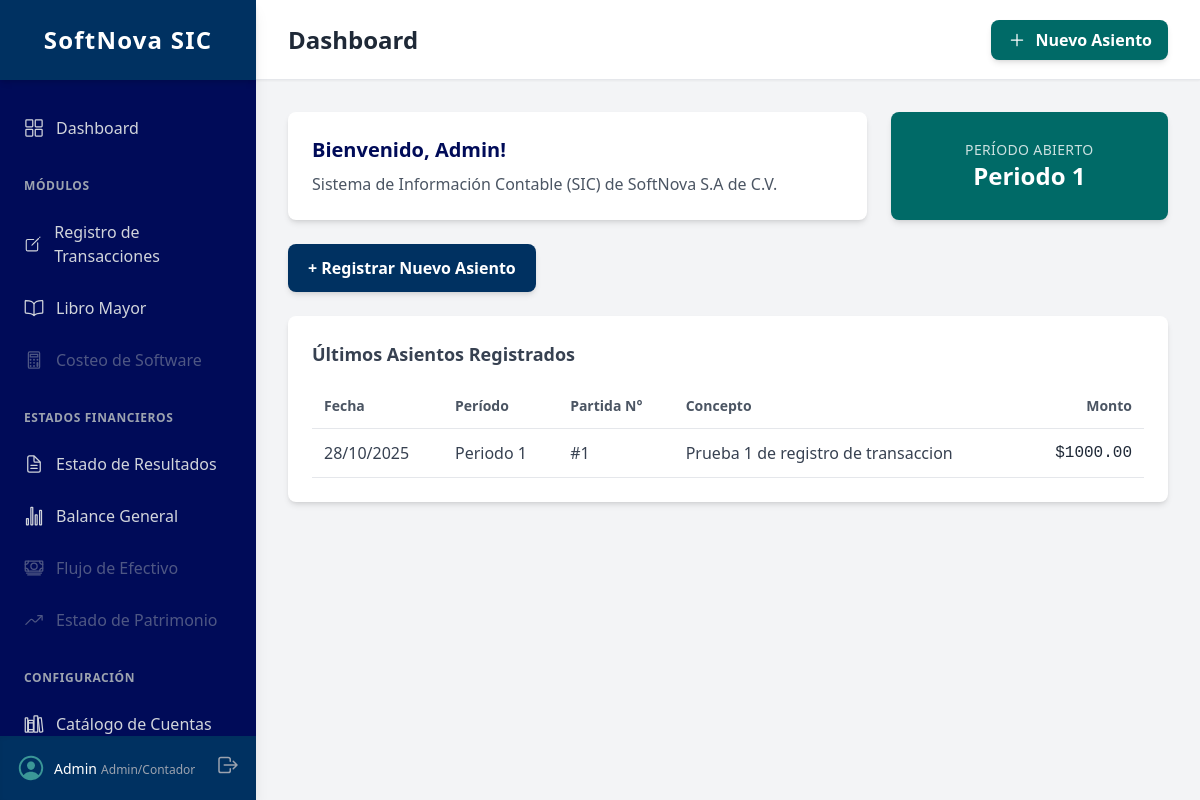
The page /contabilidad/ (signed in) on the database as committed earlier.
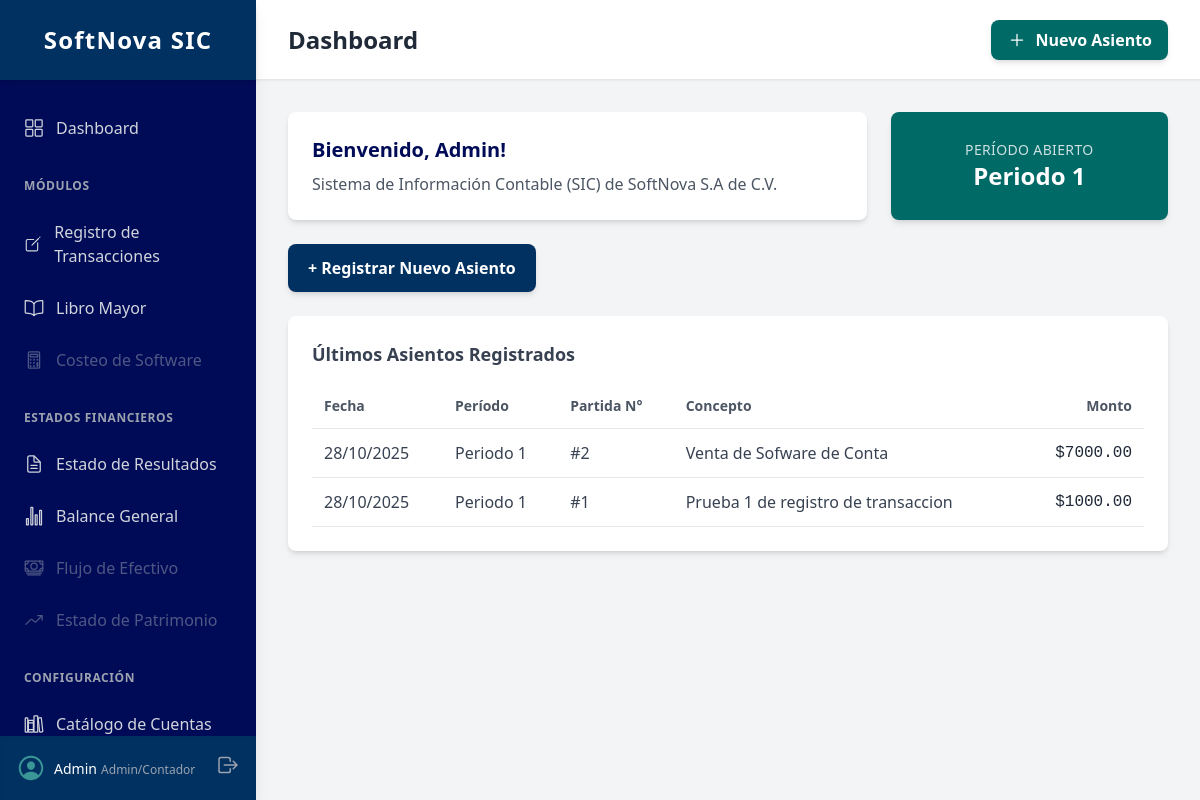
The same page on the database as committed later.
### contabilidad/models.py (models this page shows, shortened)
class AsientoDiario(models.Model):
    periodo = models.ForeignKey(
        PeriodoContable,
        on_delete=models.PROTECT, # No permitir borrar períodos con asientos
        related_name="asientos"
    )
    numero_partida = models.PositiveIntegerField(
        editable=False,
        help_text="Número de partida correlativo dentro del período"
    )
    fecha = models.DateField(
        default=timezone.now,
        help_text="Fecha de la transacción"
    )
    descripcion = models.TextField(
        blank=True,
        help_text="Descripción del asiento (concepto, glosa)"
    )
    creado_por = models.ForeignKey(
        User,
        on_delete=models.SET_NULL,
        null=True, blank=True,
        related_name="asientos_creados"
    )
    creado_en = models.DateTimeField(auto_now_add=True)
    class Meta:
        ordering = ['periodo', 'numero_partida']
        unique_together = ('periodo', 'numero_partida')
        verbose_name = "Asiento Diario"
        verbose_name_plural = "Libro Diario"
    @property
    def total_debe(self):
        return self.movimientos.aggregate(total=models.Sum('debe'))['total'] or Decimal('0.00')

class PeriodoContable(models.Model):
    class EstadoPeriodo(models.TextChoices):
        ABIERTO = 'ABIERTO', 'Abierto'
        CERRADO = 'CERRADO', 'Cerrado'
    nombre = models.CharField(
        max_length=100,
        unique=True,
        help_text="Nombre del período (ej. Enero 2024)"
    )
    fecha_inicio = models.DateField()
    fecha_fin = models.DateField()
    estado = models.CharField(
        max_length=10,
        choices=EstadoPeriodo.choices,
        default=EstadoPeriodo.ABIERTO
    )
    class Meta:
        ordering = ['-fecha_inicio']
        verbose_name = "Período Contable"
        verbose_name_plural = "Períodos Contables"

### contabilidad/views.py (the view)
# urls.py: path('', views.dashboard, name='dashboard'),
@login_required
def dashboard(request):
    ultimos_asientos = AsientoDiario.objects.order_by('-fecha', '-numero_partida')[:5]
    periodo_abierto = PeriodoContable.objects.filter(estado=PeriodoContable.EstadoPeriodo.ABIERTO).first()
    context = {
        'ultimos_asientos': ultimos_asientos,
        'periodo_abierto': periodo_abierto,
    }
    return render(request, 'contabilidad/dashboard.html', context)

### contabilidad/templates/contabilidad/dashboard.html (shortened to what this page needs)
{% extends 'base.html' %}
{% block page_title %}Dashboard{% endblock %}
{% block content %}
    <div class="grid grid-cols-1 md:grid-cols-3 gap-6 mb-6">
        <div class="md:col-span-2 bg-white p-6 rounded-lg shadow-md">
            <h3 class="text-xl font-semibold text-sic-dark-blue">
                Bienvenido, {% if user.first_name %}{{ user.first_name }}{% else %}{{ user.username }}{% endif %}!
            </h3>
            <p class="text-gray-600 mt-2">
                Sistema de Información Contable (SIC) de SoftNova S.A de C.V.
            </p>
        </div>
        <div class="bg-sic-teal text-white p-6 rounded-lg shadow-md flex items-center justify-center">
            {% if periodo_abierto %}
                <div class="text-center">
                    <span class="block text-sm uppercase tracking-wide opacity-80">Período Abierto</span>
                    <span class="block text-2xl font-bold">{{ periodo_abierto.nombre }}</span>
                </div>
            {% else %}
                <div class="text-center">
                    <span class="block text-lg font-semibold">No hay período abierto</span>
                    <p class="text-sm opacity-90">(Contacte al Administrador)</p>
                </div>
            {% endif %}
        </div>
    </div>
    <div class="mb-6">
        <a href="{% url 'contabilidad:registrar_asiento' %}" class="inline-block bg-sic-medium-blue hover:bg-sic-dark-blue text-white font-semibold py-3 px-5 rounded-lg shadow-md transition-colors duration-200">
            + Registrar Nuevo Asiento
        </a>
    </div>
    <div class="bg-white p-6 rounded-lg shadow-md">
        <h4 class="text-lg font-semibold text-gray-700 mb-4">Últimos Asientos Registrados</h4>
        <div class="overflow-x-auto">
            <table class="w-full min-w-lg">
                <thead class="border-b border-gray-200">
                    <tr>
                        <th class="text-left text-sm font-semibold text-gray-600 p-3">Fecha</th>
                        <th class="text-left text-sm font-semibold text-gray-600 p-3">Período</th>
                        <th class="text-left text-sm font-semibold text-gray-600 p-3">Partida N°</th>
                        <th class="text-left text-sm font-semibold text-gray-600 p-3">Concepto</th>
                        <th class="text-right text-sm font-semibold text-gray-600 p-3">Monto</th>
                    </tr>
                </thead>
                <tbody>
                    {% for asiento in ultimos_asientos %}
                        <tr class="hover:bg-gray-50 border-b border-gray-200">
                            <td class="p-3 text-gray-700">{{ asiento.fecha|date:"d/m/Y" }}</td>
                            <td class="p-3 text-gray-700">{{ asiento.periodo.nombre }}</td>
                            <td class="p-3 text-gray-700 font-medium">#{{ asiento.numero_partida }}</td>
                            <td class="p-3 text-gray-700">{{ asiento.descripcion|truncatechars:50 }}</td>
                            <td class="p-3 text-gray-800 text-right font-mono">${{ asiento.total_debe|floatformat:2 }}</td>
                        </tr>
                    {% empty %}
                        <tr>
                            <td colspan="5" class="p-4 text-center text-gray-500">
                                No se han registrado asientos todavía.
                            </td>
                        </tr>
                    {% endfor %}
                </tbody>
            </table>
        </div>
    </div>
{% endblock %}

Rows that differ between the two databases and show on the page:
added AsientoDiario: fecha "28/10/2025", periodo.nombre "Periodo 1", numero_partida "2", descripcion "Venta de Sofware de Conta", total_debe "7000.00"
